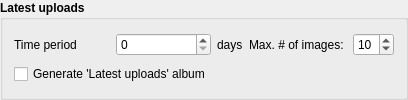
             <widget class="QGroupBox" name="gbLatest">
              <property name="font">
               <font>
                <family>Arial</family>
                <weight>75</weight>
                <bold>true</bold>
               </font>
              </property>
              <property name="title">
               <string>Latest uploads</string>
              </property>
              <layout class="QGridLayout" name="gbLatestLayout">
               <item row="0" column="1">
                <widget class="QSpinBox" name="sbNewDays">
                 <property name="font">
                  <font>
                   <family>Arial</family>
                   <weight>50</weight>
                   <bold>false</bold>
                  </font>
                 </property>
                </widget>
               </item>
               <item row="0" column="2">
                <widget class="QLabel" name="label_31">
                 <property name="font">
                  <font>
                   <family>Arial</family>
                   <weight>50</weight>
                   <bold>false</bold>
                  </font>
                 </property>
                 <property name="text">
                  <string>days</string>
                 </property>
                </widget>
               </item>
               <item row="0" column="0">
                <widget class="QLabel" name="label_30">
                 <property name="font">
                  <font>
                   <family>Arial</family>
                   <weight>50</weight>
                   <bold>false</bold>
                  </font>
                 </property>
                 <property name="text">
                  <string>Time period</string>
                 </property>
                 <property name="buddy">
                  <cstring>sbNewDays</cstring>
                 </property>
                </widget>
               </item>
               <item row="0" column="3">
                <widget class="QLabel" name="label_18">
                 <property name="font">
                  <font>
                   <family>Arial</family>
                   <weight>50</weight>
                   <bold>false</bold>
                  </font>
                 </property>
                 <property name="text">
                  <string>Max. # of images: </string>
                 </property>
                </widget>
               </item>
               <item row="0" column="4">
                <widget class="QSpinBox" name="sbLatestCount">
                 <property name="font">
                  <font>
                   <family>Arial</family>
                   <weight>50</weight>
                   <bold>false</bold>
                  </font>
                 </property>
                 <property name="minimum">
                  <number>1</number>
                 </property>
                 <property name="value">
                  <number>10</number>
                 </property>
                </widget>
               </item>
               <item row="3" column="0" colspan="2">
                <widget class="QCheckBox" name="chkSetLatest">
                 <property name="font">
                  <font>
                   <family>Arial</family>
                   <weight>50</weight>
                   <bold>false</bold>
                  </font>
                 </property>
                 <property name="text">
                  <string>Generate 'Latest uploads' album</string>
                 </property>
                </widget>
               </item>
              </layout>
             </widget>
